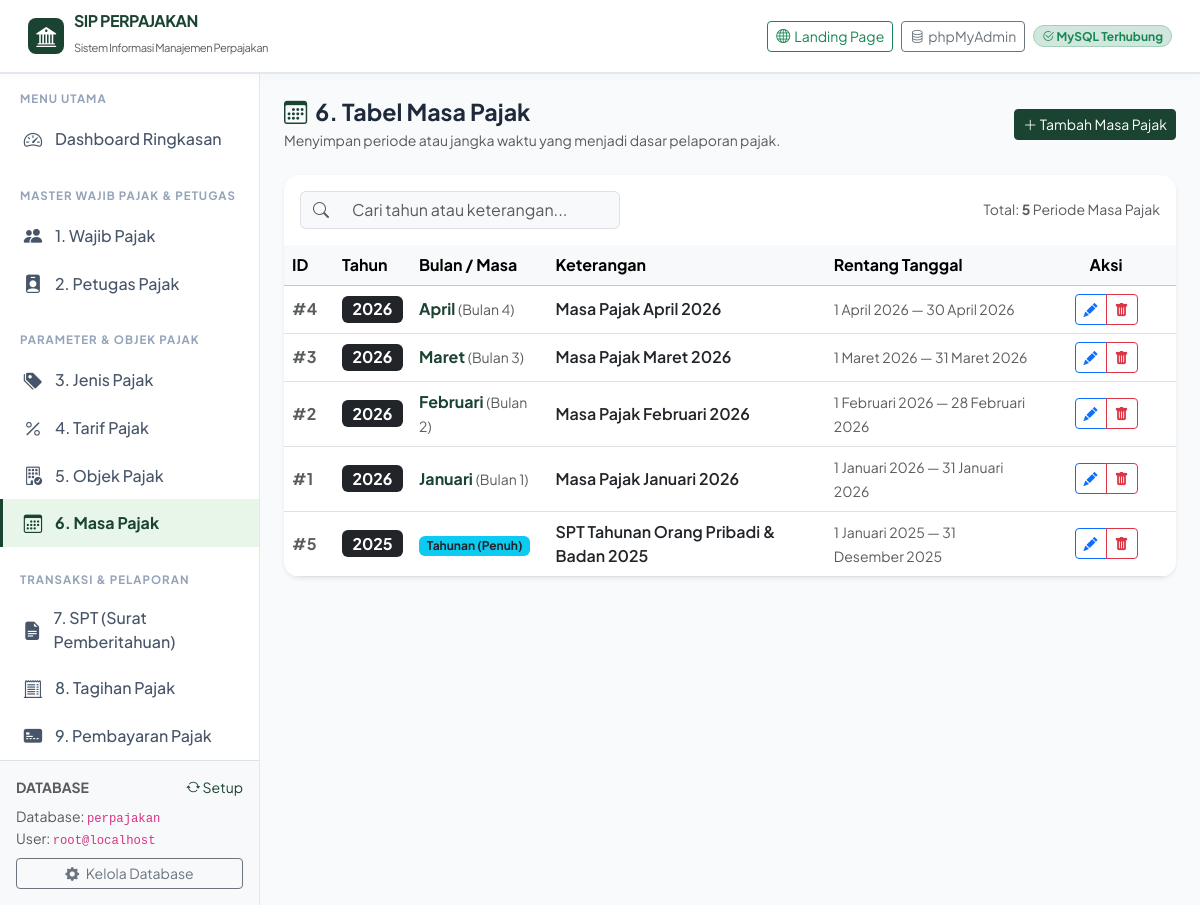
The page /masa_pajak.php on the database its author committed.
### tables this page shows
CREATE TABLE `masa_pajak` (
  `id_masa_pajak` INT NOT NULL AUTO_INCREMENT,
  `tahun_pajak` YEAR NOT NULL,
  `bulan_pajak` TINYINT DEFAULT NULL,
  `tanggal_mulai` DATE DEFAULT NULL,
  `tanggal_akhir` DATE DEFAULT NULL,
  `keterangan` VARCHAR(100) DEFAULT NULL,
  PRIMARY KEY (`id_masa_pajak`)
);

### includes/functions.php (called while the page is built, shortened)
<?php
function format_tanggal($tanggal, $include_time = false) {
    $bulan_indo = [
        1 => 'Januari', 'Februari', 'Maret', 'April', 'Mei', 'Juni',
        'Juli', 'Agustus', 'September', 'Oktober', 'November', 'Desember'
    ];
    $ts = strtotime($tanggal);
    $tgl = date('j', $ts);
    $bln = $bulan_indo[(int)date('n', $ts)];
    $thn = date('Y', $ts);
    $res = "$tgl $bln $thn";
    return $res;
}

### masa_pajak.php (the view, shortened to what this page needs)
<?php
require_once __DIR__ . '/includes/header.php';
$db = getDB();
$action = $_GET['action'] ?? 'index';
$bulan_nama = [
    1 => 'Januari', 2 => 'Februari', 3 => 'Maret', 4 => 'April',
    5 => 'Mei', 6 => 'Juni', 7 => 'Juli', 8 => 'Agustus',
    9 => 'September', 10 => 'Oktober', 11 => 'November', 12 => 'Desember'
];
$row_data = null;
$data_list = [];
if ($dbReady) {
    try {
        $data_list = $db->query("SELECT * FROM masa_pajak ORDER BY tahun_pajak DESC, bulan_pajak DESC, id_masa_pajak DESC")->fetchAll();
    } catch (Exception $e) {}
}
?>
<div class="d-flex justify-content-between align-items-center flex-wrap gap-2 mb-4">
    <div>
        <h1 class="page-title"><i class="bi bi-calendar3 text-tax-primary me-2"></i>6. Tabel Masa Pajak</h1>
        <p class="text-muted small mb-0">Menyimpan periode atau jangka waktu yang menjadi dasar pelaporan pajak.</p>
    </div>
    <div>
        <?php if ($action === 'create' || $action === 'edit'): ?>
            <a href="masa_pajak.php" class="btn btn-outline-secondary btn-sm"><i class="bi bi-arrow-left"></i> Kembali ke Daftar</a>
        <?php else: ?>
            <a href="masa_pajak.php?action=create" class="btn btn-tax-primary btn-sm"><i class="bi bi-plus-lg"></i> Tambah Masa Pajak</a>
        <?php endif; ?>
    </div>
</div>
<?php if ($action === 'create' || $action === 'edit'): ?>
    <div class="card border-0 shadow-sm rounded-4">
        <div class="card-header bg-white py-3 border-0">
            <h5 class="fw-bold mb-0 text-dark">
                <?= $action === 'create' ? '<i class="bi bi-calendar-plus text-success me-2"></i>Tambah Masa Pajak Baru' : '<i class="bi bi-pencil-square text-primary me-2"></i>Edit Data Masa Pajak' ?>
            </h5>
        </div>
        <div class="card-body p-4">
            <form method="POST">
                <div class="row g-3">
                    <div class="col-md-6">
                        <label class="form-label fw-semibold">Tahun Pajak <span class="text-danger">*</span></label>
                        <input type="number" name="tahun_pajak" class="form-control" min="2000" max="2100"
                               value="<?= htmlspecialchars($_POST['tahun_pajak'] ?? $row_data['tahun_pajak'] ?? date('Y')) ?>" required>
                    </div>
                    <div class="col-md-6">
                        <label class="form-label fw-semibold">Bulan Pajak (Masa)</label>
                        <select name="bulan_pajak" class="form-select">
                            <option value="">-- Tahunan (Tanpa Bulan) --</option>
                            <?php for ($m = 1; $m <= 12; $m++): ?>
                                <?php
                                    $currBulan = $_POST['bulan_pajak'] ?? $row_data['bulan_pajak'] ?? '';
                                    $selected = ($currBulan !== '' && (int)$currBulan === $m) ? 'selected' : '';
                                ?>
                                <option value="<?= $m ?>" <?= $selected ?>><?= $m ?> - <?= $bulan_nama[$m] ?></option>
                            <?php endfor; ?>
                        </select>
                        <div class="form-text">Pilih bulan untuk SPT Masa bulanan, atau kosongkan untuk SPT Tahunan.</div>
                    </div>
                    <div class="col-md-6">
                        <label class="form-label fw-semibold">Tanggal Mulai Periode</label>
                        <input type="date" name="tanggal_mulai" class="form-control"
                               value="<?= htmlspecialchars($_POST['tanggal_mulai'] ?? $row_data['tanggal_mulai'] ?? '') ?>">
                    </div>
                    <div class="col-md-6">
                        <label class="form-label fw-semibold">Tanggal Akhir Periode</label>
                        <input type="date" name="tanggal_akhir" class="form-control"
                               value="<?= htmlspecialchars($_POST['tanggal_akhir'] ?? $row_data['tanggal_akhir'] ?? '') ?>">
                    </div>
                    <div class="col-12">
                        <label class="form-label fw-semibold">Keterangan / Label Masa</label>
                        <input type="text" name="keterangan" class="form-control" placeholder="Contoh: Masa Pajak Januari 2026 / SPT Tahunan 2025"
                               value="<?= htmlspecialchars($_POST['keterangan'] ?? $row_data['keterangan'] ?? '') ?>">
                    </div>
                    <div class="col-12 mt-4">
                        <button type="submit" class="btn btn-tax-primary px-4 fw-semibold">
                            <i class="bi bi-save me-1"></i> <?= $action === 'create' ? 'Simpan Masa Pajak' : 'Perbarui Masa' ?>
                        </button>
                        <a href="masa_pajak.php" class="btn btn-outline-secondary ms-2">Batal</a>
                    </div>
                </div>
            </form>
        </div>
    </div>
<?php else: ?>
    <div class="card border-0 shadow-sm rounded-4 overflow-hidden">
        <div class="card-header bg-white py-3 border-0 d-flex justify-content-between align-items-center flex-wrap gap-2">
            <div class="input-group" style="max-width: 320px;">
                <span class="input-group-text bg-light border-end-0"><i class="bi bi-search text-muted"></i></span>
                <input type="text" id="tableSearchInput" class="form-control bg-light border-start-0" placeholder="Cari tahun atau keterangan...">
            </div>
            <div class="small text-muted">
                Total: <strong><?= count($data_list) ?></strong> Periode Masa Pajak
            </div>
        </div>
        <div class="table-responsive">
            <table class="table table-hover align-middle mb-0 table-searchable">
                <thead class="table-light">
                    <tr>
                        <th style="width: 50px;">ID</th>
                        <th>Tahun</th>
                        <th>Bulan / Masa</th>
                        <th>Keterangan</th>
                        <th>Rentang Tanggal</th>
                        <th class="text-center" style="width: 140px;">Aksi</th>
                    </tr>
                </thead>
                <tbody>
                    <?php if (empty($data_list)): ?>
                        <tr><td colspan="6" class="text-center py-4 text-muted">Belum ada data Masa Pajak.</td></tr>
                    <?php else: ?>
                        <?php foreach ($data_list as $row): ?>
                        <tr>
                            <td><span class="text-muted fw-bold">#<?= $row['id_masa_pajak'] ?></span></td>
                            <td><span class="badge bg-dark fs-6"><?= htmlspecialchars($row['tahun_pajak']) ?></span></td>
                            <td>
                                <?php if (!empty($row['bulan_pajak'])): ?>
                                    <strong class="text-tax-primary"><?= $bulan_nama[(int)$row['bulan_pajak']] ?? $row['bulan_pajak'] ?></strong>
                                    <small class="text-muted">(Bulan <?= $row['bulan_pajak'] ?>)</small>
                                <?php else: ?>
                                    <span class="badge bg-info text-dark">Tahunan (Penuh)</span>
                                <?php endif; ?>
                            </td>
                            <td><span class="fw-semibold text-dark"><?= htmlspecialchars($row['keterangan'] ?: '-') ?></span></td>
                            <td>
                                <span class="small text-muted">
                                    <?= format_tanggal($row['tanggal_mulai']) ?> &mdash; <?= format_tanggal($row['tanggal_akhir']) ?>
                                </span>
                            </td>
                            <td class="text-center">
                                <div class="btn-group btn-group-sm">
                                    <a href="masa_pajak.php?action=edit&id=<?= $row['id_masa_pajak'] ?>" class="btn btn-outline-primary" title="Edit">
                                        <i class="bi bi-pencil-fill"></i>
                                    </a>
                                    <a href="masa_pajak.php?action=delete&id=<?= $row['id_masa_pajak'] ?>"
                                       class="btn btn-outline-danger btn-confirm-delete"
                                       data-name="Masa Pajak <?= htmlspecialchars($row['tahun_pajak']) ?>" title="Hapus">
                                        <i class="bi bi-trash-fill"></i>
                                    </a>
                                </div>
                            </td>
                        </tr>
                        <?php endforeach; ?>
                    <?php endif; ?>
                </tbody>
            </table>
        </div>
    </div>
<?php endif; ?>
<?php require_once __DIR__ . '/includes/footer.php'; ?>

### assets/css/style.css (style rules this page uses)
:root { --tax-primary: #1b4332; --tax-primary-dark: #0f281e; --tax-primary-light: #2d6a4f; --tax-accent: #d4af37; --tax-accent-hover: #b89628; --tax-gold: #f59e0b; --tax-bg: #f8fafc; --tax-sidebar-width: 260px; }
body { font-family: 'Segoe UI', system-ui, -apple-system, BlinkMacSystemFont, Roboto, sans-serif; background-color: var(--tax-bg); color: #334155; min-height: 100vh; }
.text-tax-primary { color: var(--tax-primary) !important; }
.btn-tax-primary { background-color: var(--tax-primary); border-color: var(--tax-primary); color: #ffffff; transition: all 0.2s ease-in-out; }
.page-title { font-size: 1.45rem; font-weight: 700; color: #1e293b; margin-bottom: 4px; }

### includes/header.php (style rules this page uses)
body { font-family: 'Plus Jakarta Sans', sans-serif; }

### rows shown on the page
masa_pajak: id_masa_pajak "4", tahun_pajak "2026", bulan_pajak "April", bulan_pajak "4", keterangan "Masa Pajak April 2026", tanggal_mulai "1 April 2026", tanggal_akhir "30 April 2026"
masa_pajak: id_masa_pajak "3", tahun_pajak "2026", bulan_pajak "Maret", bulan_pajak "3", keterangan "Masa Pajak Maret 2026", tanggal_mulai "1 Maret 2026", tanggal_akhir "31 Maret 2026"
masa_pajak: id_masa_pajak "2", tahun_pajak "2026", bulan_pajak "Februari", bulan_pajak "2", keterangan "Masa Pajak Februari 2026", tanggal_mulai "1 Februari 2026", tanggal_akhir "28 Februari 2026"
masa_pajak: id_masa_pajak "1", tahun_pajak "2026", bulan_pajak "Januari", bulan_pajak "1", keterangan "Masa Pajak Januari 2026", tanggal_mulai "1 Januari 2026", tanggal_akhir "31 Januari 2026"
masa_pajak: id_masa_pajak "5", tahun_pajak "2025", shows "Tahunan (Penuh)", keterangan "SPT Tahunan Orang Pribadi & Badan 2025", tanggal_mulai "1 Januari 2025", tanggal_akhir "31 Desember 2025"

### other values the page prints
count($data_list) "5"
